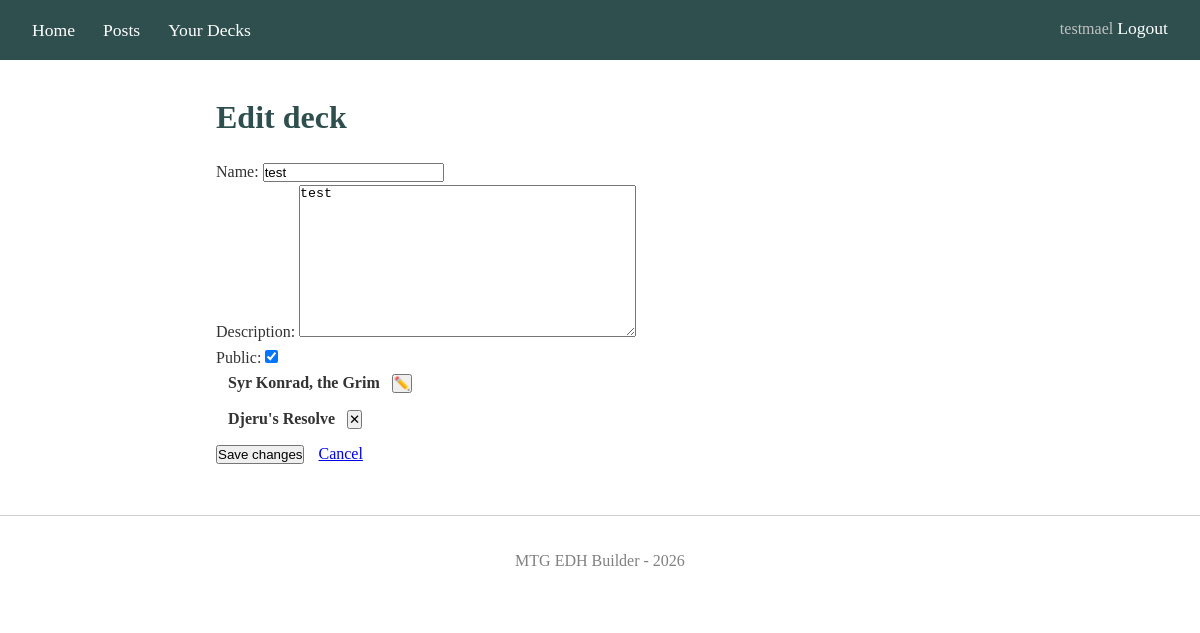
Screenshot of /decks/49/edit/ (signed in) with the database file from the repository.
### blog/models.py (models this page shows, shortened)
class Deck(models.Model):
    name = models.CharField(max_length=200)
    description = models.TextField(blank=True)
    created_at = models.DateTimeField(auto_now_add=True)
    updated_at = models.DateTimeField(auto_now=True)
    author = models.ForeignKey(User, on_delete=models.CASCADE)
    is_public = models.BooleanField(default=True)
    commander = models.ForeignKey(
        Card, on_delete=models.PROTECT,
        related_name='commander', help_text="First commander")
    partner_commander = models.ForeignKey(
        Card,
        on_delete=models.SET_NULL,
        null=True, blank=True,
        related_name='commander_partner',
        help_text="Second commander if both have partner"
    )
    card_count = models.PositiveSmallIntegerField(default=0)
    avg_cmc = models.DecimalField(max_digits=4, decimal_places=2, default=0)
    class Meta:
        ordering = ['-updated_at']
        verbose_name = 'Deck'
        verbose_name_plural = 'Decks'
        constraints = [
            models.UniqueConstraint(
                fields=['author', 'name'],
                name = 'unique_deck_name_per_user'
            )
        ]

class Card(models.Model):
    scryfall_id = models.UUIDField(unique=True)
    oracle_id = models.UUIDField()
    name = models.CharField(max_length=200) # name of the card
    type_line = models.CharField(max_length=200, default='')
    set_code = models.CharField(max_length=10)
    collector_number = models.CharField(max_length=20)
    cmc = models.IntegerField(default=0) # Converted mana cost of the card, used for calculate the average cmc of a deck
    color_identity = models.CharField(max_length=10, default='') # Sorted letters from {W,U,B,R,G}; empty = colorless
    image_url = models.URLField() # default image size
    image_large_url = models.URLField(default='') # larger image for hover

### blog/views.py (the view, shortened to what this page needs)
# urls.py: path("decks/<int:pk>/edit/", views.DeckUpdateView.as_view(), name="deck_update"),
class DeckUpdateView(LoginRequiredMixin, SuccessMessageMixin, UpdateView):
    model = Deck
    fields = ["name", "description", "is_public"]
    template_name = "blog/deck_form.html"
    success_message = "Deck '%(name)s' updated."
    def get_queryset(self):
        return Deck.objects.filter(author=self.request.user)
    def get_context_data(self, **kwargs):
        context = super().get_context_data(**kwargs)
        context["commanders"] = [
            ("commander", "Commander", True, self.object.commander),
            ("partner_commander", "Partner Commander (optional)", False, self.object.partner_commander),
        ]
        context["form_title"] = "Edit deck"
        context["submit_label"] = "Save changes"
        context["cancel_url"] = reverse("blog:deck_detail", kwargs={"pk": self.object.pk})
        return context

### templates/blog/deck_form.html (shortened to what this page needs)
{% extends "base.html" %}
{% block content %}
<h1>{{ form_title|default:"Create a new deck" }}</h1>
<form method="post" id="deck-form">
  <p>
    <label for="{{ form.name.id_for_label }}">Name:</label>
    {{ form.name }}
  </p>
  <p>
    <label for="{{ form.description.id_for_label }}">Description:</label>
    {{ form.description }}
  </p>
  {% if form.is_public %}
  <p>
    <label for="{{ form.is_public.id_for_label }}">Public:</label>
    {{ form.is_public }}
  </p>
  {% endif %}
  {% for prefix, label, required, current in commanders %}
<div id="{{ prefix }}-selected" style="{% if current %}display:block{% else %}display:none{% endif %}; margin-bottom:10px;">
    <strong id="{{ prefix }}-name-display" style="margin-left:8px;">{{ current.name|default:'' }}</strong>
    <button type="button" class="commander-clear" data-prefix="{{ prefix }}" style="margin-left:8px;">
        {% if prefix == "commander" %}✏️{% else %}✕{% endif %}
    </button>
  </div>
  {% endfor %}
  <button type="submit">{{ submit_label|default:"Save" }}</button>
  {% if cancel_url %}
  <a href="{{ cancel_url }}" style="margin-left:10px;">Cancel</a>
  {% endif %}
</form>
{% endblock %}

### templates/base.html (shortened to what this page needs)
{% load static %}
<!DOCTYPE html>
<html lang="en">
<head>
    {% load static %}
    <link rel="stylesheet" href="{% static 'blog/main.css' %}">
</head>
<body>
    <nav>
    <a href="{% url 'blog:home' %}">Home</a>
    <a href="{% url 'blog:decks' %}">Posts</a>
    <a href="{% url 'blog:your_decks' %}">Your Decks</a>
    <span class="nav-right">
        {% if user.is_authenticated %}
            <span class="nav-user" id="logged-user-name">{{ user.username }}</span>
            <form method="post" action="{% url 'logout' %}" class="inline-form">
                <button type="submit" class="logout-btn" id="logout-btn">Logout</button>
            </form>
        {% else %}
            <a id="login-btn" href="{% url 'login' %}">Login</a>
            <a id="signup-btn" href="{% url 'signup' %}">Sign Up</a>
        {% endif %}
    </span>
    </nav>
    <div class="container">
        {% block content %}{% endblock %}
    </div>
    <footer>
        <p>MTG EDH Builder - 2026</p>
    </footer>
</body>
</html>

### blog/static/blog/main.css (style rules this page uses)
:root { --midnight-violet: #242038; --slate-blue: #725ac1; --soft-periwinkle: #8d86c9; --pale-slate: #cac4ce; --linen: #f7ece1; }
* { margin: 0; padding: 0; box-sizing: border-box; }
body { font-family: Georgia, serif; line-height: 1.6; color: #333; }
nav { background: darkslategray; padding: 1rem 2rem; }
nav a { color: white; text-decoration: none; margin-right: 1.5rem; font-size: 1.1rem; }
.container { max-width: 800px; margin: 2rem auto; padding: 0 1rem; }
h1, h2, h3 { margin-bottom: 1rem; color: darkslategray; }
footer { text-align: center; padding: 2rem; color: gray; margin-top: 3rem; border-top: 1px solid lightgray; }
.nav-right { float: right; }
.nav-user { color: silver; }
.logout-btn { background: none; border: none; color: white; cursor: pointer; font-size: 1.1rem; font-family: Georgia, serif; }
.inline-form { display: inline; }

### rows the page displays
Deck: name "test", description "test", is_public "☑"
Card: name "Syr Konrad, the Grim"
Card: name "Djeru's Resolve"

### other values shown
{{ user.username }} "testmael"
{{ submit_label|default:"Save" }} "Save changes"
